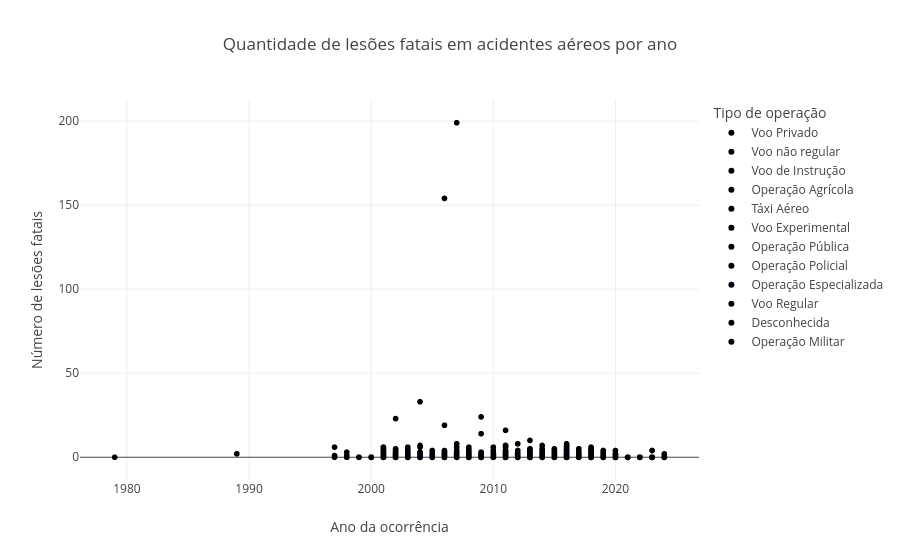

Notebook cell for this chart:
### Code cell
#criando gráfico de dispersão

fig = px.scatter(dados_v1, x='ano_da_ocorrencia', y='lesoes_fatais', color='tipo_de_operacao', labels={'ano_da_ocorrencia': 'Ano da ocorrência', 'lesoes_fatais': 'Número de lesões fatais', 'tipo_de_operacao':'Tipo de operação'}, title='Quantidade de lesões fatais em acidentes aéreos por ano')
fig.show()

### Figure 1 — Plotly figure (JSON) as saved in the notebook; plotly's stock layout.template omitted (floating-point values rounded to 4 significant figures; data arrays with more than 128 entries replaced by an {"elided": "..."} marker saying what was removed)
{"data": [{"hovertemplate": "Tipo de operação=Voo Privado<br>Ano da ocorrência=%{x}<br>Número de lesões fatais=%{y}<extra></extra>", "legendgroup": "Voo Privado", "marker": {"color": "#000001", "symbol": "circle"}, "mode": "markers", "name": "Voo Privado", "showlegend": true, "type": "scattergl", "x": {"elided": "2268 int values"}, "xaxis": "x", "y": {"elided": "2268 int values"}, "yaxis": "y"}, {"hovertemplate": "Tipo de operação=Voo não regular<br>Ano da ocorrência=%{x}<br>Número de lesões fatais=%{y}<extra></extra>", "legendgroup": "Voo não regular", "marker": {"color": "#000002", "symbol": "circle"}, "mode": "markers", "name": "Voo não regular", "showlegend": true, "type": "scattergl", "x": [2022, 1997, 2009, 2019, 2019, 2019, 2018, 2015, 2023, 2023, 2023, 2023, 2023, 2023, 2022, 2024, 2024, 2024, 2024, 2023, 2022], "xaxis": "x", "y": [0, 0, 0, 0, 0, 0, 0, 0, 0, 0, 0, 0, 0, 0, 0, 0, 0, 0, 0, 0, 0], "yaxis": "y"}, {"hovertemplate": "Tipo de operação=Voo de Instrução<br>Ano da ocorrência=%{x}<br>Número de lesões fatais=%{y}<extra></extra>", "legendgroup": "Voo de Instrução", "marker": {"color": "#000003", "symbol": "circle"}, "mode": "markers", "name": "Voo de Instrução", "showlegend": true, "type": "scattergl", "x": {"elided": "733 int values"}, "xaxis": "x", "y": {"elided": "733 int values"}, "yaxis": "y"}, {"hovertemplate": "Tipo de operação=Operação Agrícola<br>Ano da ocorrência=%{x}<br>Número de lesões fatais=%{y}<extra></extra>", "legendgroup": "Operação Agrícola", "marker": {"color": "#000004", "symbol": "circle"}, "mode": "markers", "name": "Operação Agrícola", "showlegend": true, "type": "scattergl", "x": {"elided": "887 int values"}, "xaxis": "x", "y": {"elided": "887 int values"}, "yaxis": "y"}, {"hovertemplate": "Tipo de operação=Táxi Aéreo<br>Ano da ocorrência=%{x}<br>Número de lesões fatais=%{y}<extra></extra>", "legendgroup": "Táxi Aéreo", "marker": {"color": "#000005", "symbol": "circle"}, "mode": "markers", "name": "Táxi Aéreo", "showlegend": true, "type": "scattergl", "x": {"elided": "513 int values"}, "xaxis": "x", "y": {"elided": "513 int values"}, "yaxis": "y"}, {"hovertemplate": "Tipo de operação=Voo Experimental<br>Ano da ocorrência=%{x}<br>Número de lesões fatais=%{y}<extra></extra>", "legendgroup": "Voo Experimental", "marker": {"color": "#000007", "symbol": "circle"}, "mode": "markers", "name": "Voo Experimental", "showlegend": true, "type": "scattergl", "x": [2021, 2023, 2021, 2023, 2023, 2024, 2024, 2024, 2021, 2024, 2022, 2024, 2024, 2023, 2022, 2022, 2023, 2020, 2020, 2020, 2020, 2020, 2001, 2019, 2019, 2019, 2019, 2019, 2019, 2019, 2006, 2013, 2020, 2021, 2021, 2021, 2022, 2006, 2023, 2023, 2023, 2023, 2023, 2023, 2022, 2024, 2021, 2022, 2022, 2022, 2024, 2024, 2024, 2024, 2024, 2024, 2022, 2022, 2021, 2021, 2023, 2022, 2023, 2023, 2023, 2023, 2023, 2023, 2021, 2023, 2018, 2022, 2023, 2024, 2024, 2023, 2021, 2021, 2024, 2021, 2021], "xaxis": "x", "y": [0, 0, 0, 0, 0, 0, 0, 0, 0, 0, 0, 0, 0, 0, 0, 0, 0, 0, 0, 0, 0, 0, 0, 0, 0, 0, 0, 1, 0, 1, 0, 1, 0, 0, 0, 0, 0, 0, 0, 0, 0, 0, 0, 0, 0, 0, 0, 0, 0, 0, 0, 0, 0, 0, 0, 0, 0, 0, 0, 0, 0, 0, 0, 0, 0, 0, 0, 0, 0, 0, 0, 0, 0, 0, 0, 0, 0, 0, 0, 0, 0], "yaxis": "y"}, {"hovertemplate": "Tipo de operação=Operação Pública<br>Ano da ocorrência=%{x}<br>Número de lesões fatais=%{y}<extra></extra>", "legendgroup": "Operação Pública", "marker": {"color": "#000008", "symbol": "circle"}, "mode": "markers", "name": "Operação Pública", "showlegend": true, "type": "scattergl", "x": [2021, 2020, 2021, 2020, 2020, 2020, 2020, 2014, 2020, 2020, 2009, 2008, 2008, 2000, 2000, 1999, 2000, 2000, 2014, 2014, 2014, 2011, 2010, 2010, 2019, 2020, 2020, 2019, 2019, 2019, 2019, 2018, 2018, 2019, 2019, 2019, 2012, 2012, 2011, 2011, 2012, 2012, 2013, 2013, 2013, 2013, 2012, 2013, 2013, 2012, 2013, 2012, 2017, 2017, 2018, 2018, 2018, 2017, 2018, 2017, 2004, 2005, 2004, 2009, 2009, 2009, 2004, 2001, 2009, 2009, 2009, 2009, 2008, 2007, 2007, 2007, 2007, 2009, 2009, 2003, 2006, 2005, 2005, 2003, 2005, 2003, 2010, 2020, 2010, 2015, 2021, 2015, 2015, 2010, 2015, 2010, 2010, 2010, 2013, 2016, 2015, 2014, 2016, 2016, 2016, 2015, 2016, 2016, 2016, 2014, 2016, 2016, 2016, 2021, 2021, 2021, 2021, 2022, 2022], "xaxis": "x", "y": [0, 0, 0, 0, 0, 0, 0, 0, 0, 0, 0, 0, 0, 0, 0, 0, 0, 0, 0, 0, 0, 0, 0, 0, 1, 0, 0, 0, 0, 0, 0, 0, 0, 0, 0, 0, 0, 0, 0, 0, 8, 0, 0, 0, 0, 0, 0, 0, 0, 0, 0, 0, 0, 0, 0, 0, 0, 0, 0, 0, 1, 0, 1, 0, 0, 0, 0, 3, 0, 0, 0, 0, 0, 3, 0, 6, 0, 3, 0, 0, 0, 3, 0, 0, 3, 0, 0, 0, 0, 0, 0, 0, 0, 2, 0, 0, 0, 0, 0, 0, 4, 0, 0, 0, 0, 0, 0, 0, 0, 0, 4, 0, 0, 0, 0, 0, 0, 0, 0], "yaxis": "y"}, {"hovertemplate": "Tipo de operação=Operação Policial<br>Ano da ocorrência=%{x}<br>Número de lesões fatais=%{y}<extra></extra>", "legendgroup": "Operação Policial", "marker": {"color": "#000009", "symbol": "circle"}, "mode": "markers", "name": "Operação Policial", "showlegend": true, "type": "scattergl", "x": [2022, 2022, 2023, 2023, 2024, 2024, 2024, 2024, 2022, 2022, 2024, 2024, 2024, 2024, 2022, 2023, 2023, 2023, 2023, 2023, 2024, 2024, 2024, 2023, 2023, 2022, 2022, 2022, 2023], "xaxis": "x", "y": [0, 0, 0, 0, 0, 0, 0, 0, 0, 0, 0, 0, 0, 0, 0, 0, 0, 0, 0, 0, 0, 0, 0, 0, 0, 0, 0, 0, 0], "yaxis": "y"}, {"hovertemplate": "Tipo de operação=Operação Especializada<br>Ano da ocorrência=%{x}<br>Número de lesões fatais=%{y}<extra></extra>", "legendgroup": "Operação Especializada", "marker": {"color": "#000010", "symbol": "circle"}, "mode": "markers", "name": "Operação Especializada", "showlegend": true, "type": "scattergl", "x": [2024, 2024, 2023, 2023, 2024, 2024, 2024, 2024, 2021, 2024, 2020, 2020, 2020, 2020, 2020, 2000, 2013, 2004, 2004, 2004, 2013, 2012, 2012, 2012, 2014, 2010, 2010, 2010, 2010, 2010, 2019, 2019, 2019, 2019, 2012, 2013, 2012, 2013, 2018, 2017, 2018, 2018, 2018, 2018, 2003, 2003, 2003, 2005, 2005, 2005, 2005, 2005, 2001, 2004, 2009, 2004, 2004, 2004, 2001, 2008, 2001, 2001, 2009, 2007, 2001, 2007, 2002, 2008, 2001, 2004, 2006, 2006, 2002, 2006, 2002, 2005, 2003, 2003, 2005, 2005, 2005, 2003, 2002, 2005, 2002, 2003, 2005, 2001, 2003, 2010, 2015, 2016, 2016, 2022, 2022, 2021, 2021, 2023, 2022, 2022, 2023, 2022, 2022, 2022, 2021, 2022, 2023, 2022, 2023, 2022, 2022, 2024], "xaxis": "x", "y": [0, 0, 0, 0, 0, 0, 0, 0, 0, 0, 0, 0, 0, 0, 0, 0, 0, 0, 1, 0, 0, 1, 0, 0, 0, 0, 0, 1, 0, 0, 0, 2, 0, 0, 0, 2, 0, 0, 0, 0, 0, 0, 0, 2, 0, 1, 2, 2, 0, 0, 1, 0, 1, 0, 0, 0, 0, 0, 1, 1, 0, 1, 0, 0, 0, 0, 1, 0, 0, 0, 2, 0, 0, 0, 0, 0, 0, 0, 0, 1, 0, 1, 0, 0, 1, 0, 1, 0, 0, 0, 0, 0, 2, 0, 0, 0, 0, 0, 0, 0, 0, 0, 0, 0, 0, 0, 0, 0, 0, 0, 0, 0], "yaxis": "y"}, {"hovertemplate": "Tipo de operação=Voo Regular<br>Ano da ocorrência=%{x}<br>Número de lesões fatais=%{y}<extra></extra>", "legendgroup": "Voo Regular", "marker": {"color": "#000001", "symbol": "circle"}, "mode": "markers", "name": "Voo Regular", "showlegend": true, "type": "scattergl", "x": {"elided": "147 int values"}, "xaxis": "x", "y": {"elided": "147 int values"}, "yaxis": "y"}, {"hovertemplate": "Tipo de operação=Desconhecida<br>Ano da ocorrência=%{x}<br>Número de lesões fatais=%{y}<extra></extra>", "legendgroup": "Desconhecida", "marker": {"color": "#000002", "symbol": "circle"}, "mode": "markers", "name": "Desconhecida", "showlegend": true, "type": "scattergl", "x": [2024, 2020, 2020, 2020, 2020, 2019, 2019, 2020, 2018, 2020, 2010, 2010, 2021, 2024], "xaxis": "x", "y": [0, 0, 0, 0, 0, 0, 2, 2, 1, 0, 0, 0, 0, 0], "yaxis": "y"}, {"hovertemplate": "Tipo de operação=Operação Militar<br>Ano da ocorrência=%{x}<br>Número de lesões fatais=%{y}<extra></extra>", "legendgroup": "Operação Militar", "marker": {"color": "#000003", "symbol": "circle"}, "mode": "markers", "name": "Operação Militar", "showlegend": true, "type": "scattergl", "x": [2020, 2018, 2006], "xaxis": "x", "y": [0, 0, 2], "yaxis": "y"}], "layout": {"legend": {"title": {"text": "Tipo de operação"}, "tracegroupgap": 0}, "title": {"text": "Quantidade de lesões fatais em acidentes aéreos por ano"}, "xaxis": {"anchor": "y", "domain": [0, 1], "title": {"text": "Ano da ocorrência"}}, "yaxis": {"anchor": "x", "domain": [0, 1], "title": {"text": "Número de lesões fatais"}}}}
